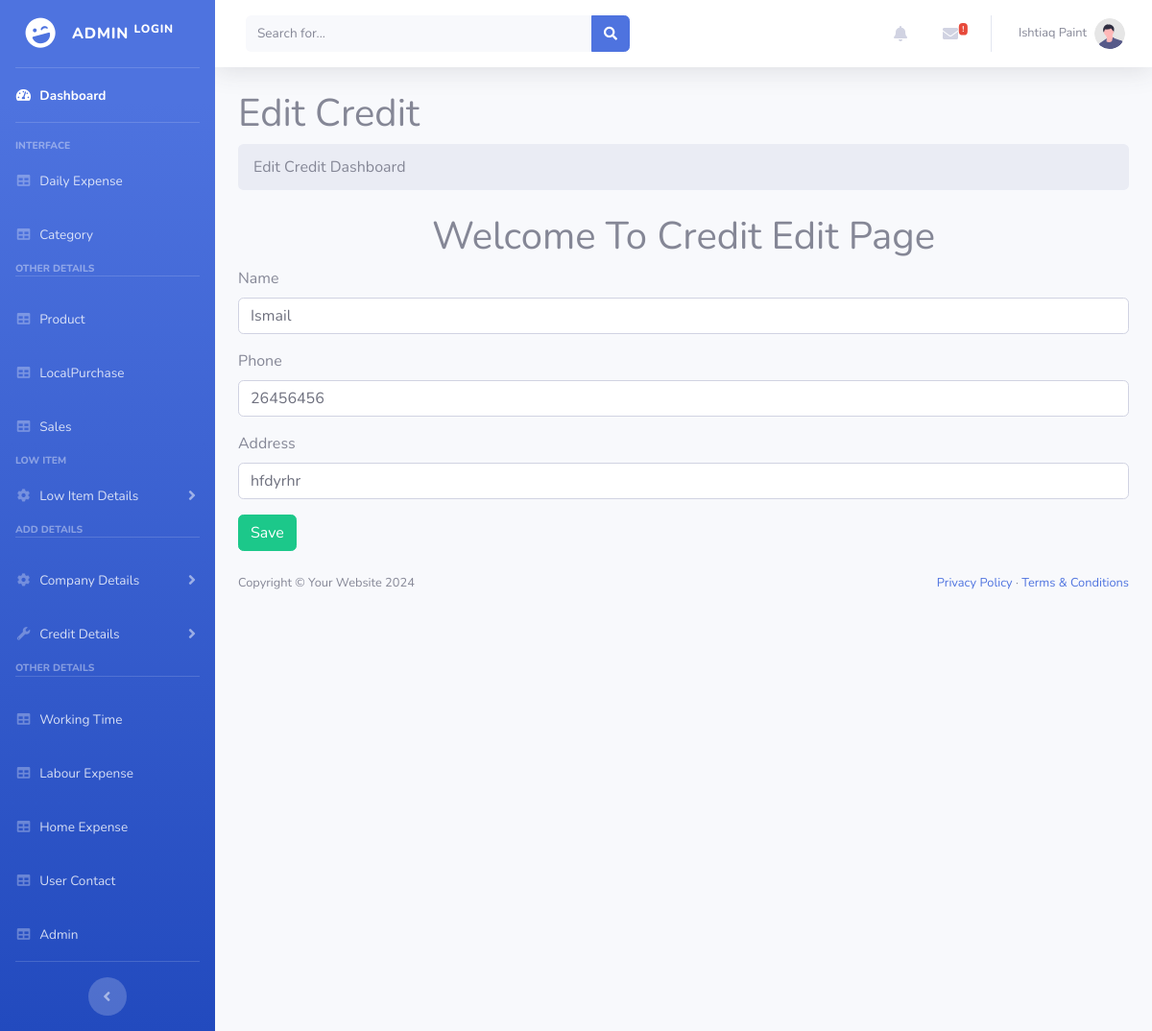
The page /admin/CreditEdit.php?id=1 (signed in) on the database its author committed.
### tables this page shows
CREATE TABLE `credit` (
  `Id` int(100) NOT NULL,
  `Name` varchar(255) NOT NULL,
  `Phone` varchar(255) NOT NULL,
  `Address` varchar(255) NOT NULL
);

### admin/CreditEdit.php (the view, shortened to what this page needs)
<?php
include_once("DatabaseConn.php");
     $id = $_GET['id'];
     $row = mysqli_fetch_assoc(mysqli_query($conn,"select * from credit where id='$id'"));
  ?>
<!DOCTYPE html>
<html lang="en">
    <head>
  <link href="vendor/fontawesome-free/css/all.min.css" rel="stylesheet" type="text/css">
    <link href="css/sb-admin-2.min.css" rel="stylesheet">
    <link href="vendor/datatables/dataTables.bootstrap4.min.css" rel="stylesheet">
    </head>
    <body class="sb-nav-fixed">
    <?php include_once("Header.php"); ?>
    <div id="layoutSidenav_content">
        <main>
            <div class="container-fluid px-4">
                <h1 class="mt-4">Edit Credit</h1>
                <ol class="breadcrumb mb-4">
                    <li class="breadcrumb-item active">Edit Credit Dashboard</li>
                </ol>
                        <h1  style = "text-align : center;">Welcome To Credit Edit Page</h1>
                        <form action ="CreditUpdate.php?id=<?= $row['Id'] ?>" method="POST">
  <div class="mb-3">
    <label for="" class="form-label">Name</label>
    <input  type="text" value="<?= $row['Name'] ?>" name="txtname" class="form-control" >
  </div>
  <div class="mb-3">
    <label for="" class="form-label">Phone</label>
    <input  type="number" value="<?= $row['Phone'] ?>" name="txtphone" class="form-control" >
  </div>
  <div class="mb-3">
    <label for="" class="form-label">Address</label>
    <input  type="text" value="<?= $row['Address'] ?>" name="txtaddress" class="form-control" >
  </div>
  <button type="submit" class="btn btn-success" name="submit">Save</button>
</form>
</main>
                <footer class="py-4 bg-light mt-auto">
                    <div class="container-fluid px-4">
                        <div class="d-flex align-items-center justify-content-between small">
                        <div class="text-muted">Copyright &copy; Your Website <?php echo date("Y"); ?></div>
                            <div>
                                <a href="#">Privacy Policy</a>
                                &middot;
                                <a href="#">Terms &amp; Conditions</a>
                            </div>
                        </div>
                    </div>
                </footer>
            </div>
        </div>
    </body>
</html>

### rows shown on the page
credit: txtname "Ismail", txtphone "26456456", txtaddress "hfdyrhr"
